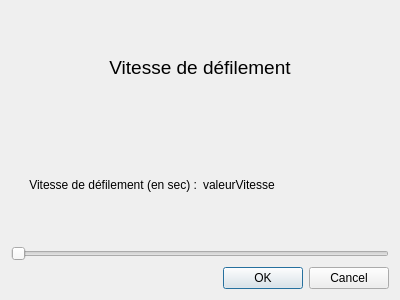
<?xml version="1.0" encoding="UTF-8"?>
<ui version="4.0">
 <class>Vitesse</class>
 <widget class="QDialog" name="Vitesse">
  <property name="geometry">
   <rect>
    <x>0</x>
    <y>0</y>
    <width>400</width>
    <height>300</height>
   </rect>
  </property>
  <property name="windowTitle">
   <string>Dialog</string>
  </property>
  <layout class="QVBoxLayout" name="verticalLayout" stretch="0,0,0,0">
   <item>
    <widget class="QLabel" name="label">
     <property name="font">
      <font>
       <pointsize>14</pointsize>
      </font>
     </property>
     <property name="text">
      <string>Vitesse de défilement</string>
     </property>
     <property name="alignment">
      <set>Qt::AlignCenter</set>
     </property>
    </widget>
   </item>
   <item>
    <layout class="QHBoxLayout" name="horizontalLayout">
     <item>
      <widget class="QLabel" name="label_2">
       <property name="text">
        <string>Vitesse de défilement (en sec) :</string>
       </property>
       <property name="alignment">
        <set>Qt::AlignRight|Qt::AlignTrailing|Qt::AlignVCenter</set>
       </property>
      </widget>
     </item>
     <item>
      <widget class="QLabel" name="valeurVitesse">
       <property name="text">
        <string>valeurVitesse</string>
       </property>
      </widget>
     </item>
    </layout>
   </item>
   <item>
    <widget class="QSlider" name="horizontalSlider">
     <property name="minimum">
      <number>1</number>
     </property>
     <property name="maximum">
      <number>30</number>
     </property>
     <property name="singleStep">
      <number>1</number>
     </property>
     <property name="value">
      <number>1</number>
     </property>
     <property name="orientation">
      <enum>Qt::Horizontal</enum>
     </property>
    </widget>
   </item>
   <item>
    <widget class="QDialogButtonBox" name="buttonBox">
     <property name="orientation">
      <enum>Qt::Horizontal</enum>
     </property>
     <property name="standardButtons">
      <set>QDialogButtonBox::Cancel|QDialogButtonBox::Ok</set>
     </property>
    </widget>
   </item>
  </layout>
 </widget>
 <resources/>
 <connections>
  <connection>
   <sender>buttonBox</sender>
   <signal>accepted()</signal>
   <receiver>Vitesse</receiver>
   <slot>accept()</slot>
   <hints>
    <hint type="sourcelabel">
     <x>248</x>
     <y>254</y>
    </hint>
    <hint type="destinationlabel">
     <x>157</x>
     <y>274</y>
    </hint>
   </hints>
  </connection>
  <connection>
   <sender>buttonBox</sender>
   <signal>rejected()</signal>
   <receiver>Vitesse</receiver>
   <slot>reject()</slot>
   <hints>
    <hint type="sourcelabel">
     <x>316</x>
     <y>260</y>
    </hint>
    <hint type="destinationlabel">
     <x>286</x>
     <y>274</y>
    </hint>
   </hints>
  </connection>
 </connections>
</ui>
